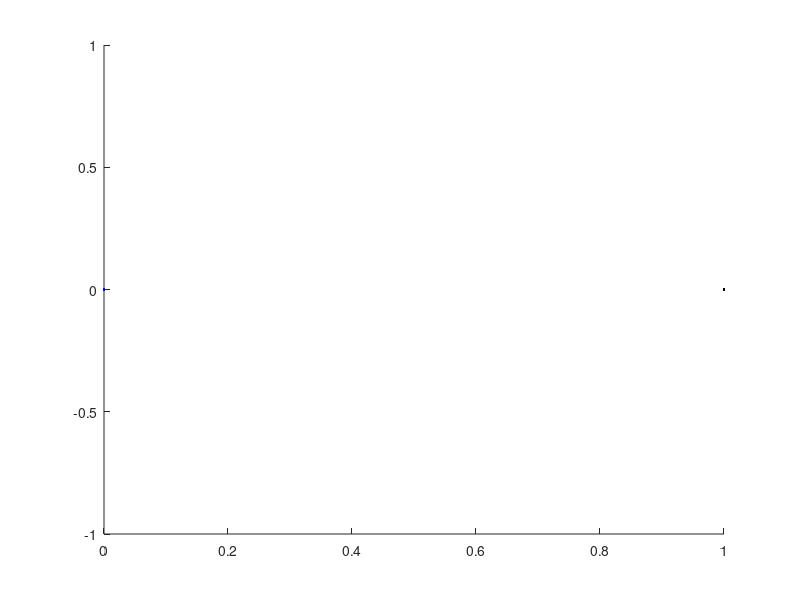

The MATLAB source for this figure: (Note: this script raises an error after producing the figure.)
t0 = 0;
h = (2*pi)/2000;
n = 12000;
x0 = [0 0 0 0 0 0 1 0 0 0 1 0];
iC = x0;
x_prime = @eqs_of_motion;

output = iC;
hold on
plot(iC(7),iC(9),'k.');
plot(iC(1),iC(3),'b.');

for i=1:n
    %iC(1)   
    iC = [runge_kutta_step(h, iC, x_prime)];
    p2 = plot(iC(7),iC(8),'k.');
    p1 = plot(iC(1),iC(2),'b.');
    %iC(4)
end
ylabel('y units');
xlabel('x units');
title('Plot of Binary Stars');
legend([p1 p2],'Star 1 (initially stationary)', 'Star 2')
hold off



function test_step = runge_kutta_step(h, x, x_prime )
% A simple implementation of 4th order Runge-Kutta ODE solver

        k1 = h * x_prime(x);
        k2 = h * x_prime(x + (1/2) * k1);
        k3 = h * x_prime(x + (1/2) * k2);
        k4 = h * x_prime(x + k3);
        test_step = x + (1/6) * (k1 + 2*k2 + 2*k3 + k4);

end

function output = eqs_of_motion(x)
    m1 = 0.5;
    m2 = 0.5;
    G = 1;
    
    output(1) = x(4);
    output(2) = x(5);
    output(3) = x(6);
    output(4) = -G * m2 * ((x(1) - x(7))/((x(1) - x(7))^2 + (x(2) - x(8))^2 + (x(3) - x(9))^2)^(3/2));
    output(5) = -G * m2 * ((x(2) - x(8))/((x(1) - x(7))^2 + (x(2) - x(8))^2 + (x(3) - x(9))^2)^(3/2)); 
    output(6) = -G * m2 * ((x(3) - x(9))/((x(1) - x(7))^2 + (x(2) - x(8))^2 + (x(3) - x(9))^2)^(3/2)); 
    output(7) = x(10);
    output(8) = x(11);
    output(9) = x(12);
    output(10) = -G * m1 * ((x(7) - x(1))/((x(7) - x(1))^2 + (x(8) - x(2))^2 + (x(9) - x(3))^2)^(3/2));
    output(11) = -G * m1 * ((x(8) - x(2))/((x(7) - x(1))^2 + (x(8) - x(2))^2 + (x(9) - x(3))^2)^(3/2)); 
    output(12) = -G * m1 * ((x(9) - x(3))/((x(7) - x(1))^2 + (x(8) - x(2))^2 + (x(9) - x(3))^2)^(3/2));
    
end

